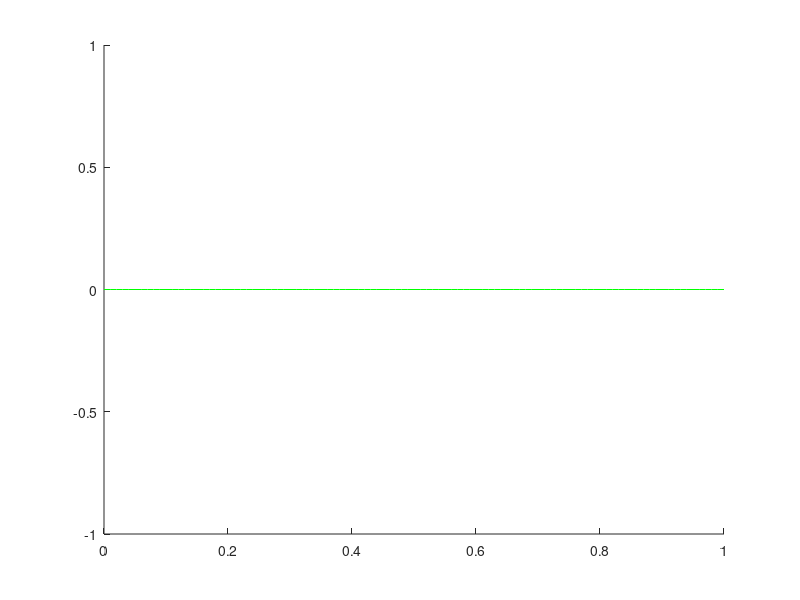

Source code (MATLAB):
% --- Interpolación de Lagrange mediante polinomios interpolantes li---

% A partir de n+1 datos (xi, fxi) 0<=i<=n, la interpolación de Lagrange construye un
% polinomio de grado n que presenta estos valores. 


% f = @(x) ; %función conocida o a comparar con la interpolación
xi = [ ];
fi = [ ];
% fi = f(xi); % si función conocida


x = 0:0.01:1; %puntos en los que obtener evaluado el pol interpolador
p = 0*x; 

for i=1:length(xi) 
    li=0*x+1;

    for j=1:length(xi)
        if i ~= j
         li = li.*(x-xi(j))/(xi(i)-xi(j));
        end
    end

    p = p + fi(i)*li; 

end

hold on 
% plot(x,f(x),'b') %representar función 
plot(x,p,'g')
scatter(xi, fi, 'r')